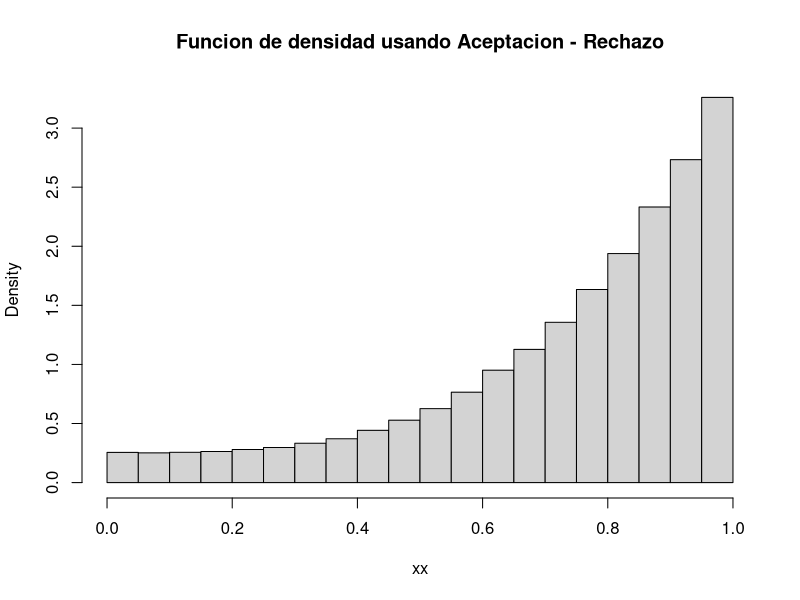

The R script that drew this image:

f <- function(x){
	return(0.25 + 2 * x^3 + 5 * x^4 / 4)
}

# g = 1, así que f(x) / g(x) = f(x)

getVariableAR <- function(c, times){
	ans <- NULL
	for(i in 1 : times){
		U <- runif(1)
		X <- runif(1)
		while(U * c >= f(X)){
			U <- runif(1)
			X <- runif(1)
		}
		ans <- c(ans, X)
	}
	return(ans)
}

pdf("Pregunta2-AR.pdf")

c = f(1)
n <- 200000

xx <- getVariableAR(c, n)

hist(xx, main = "Funcion de densidad usando Aceptacion - Rechazo", prob = TRUE)
